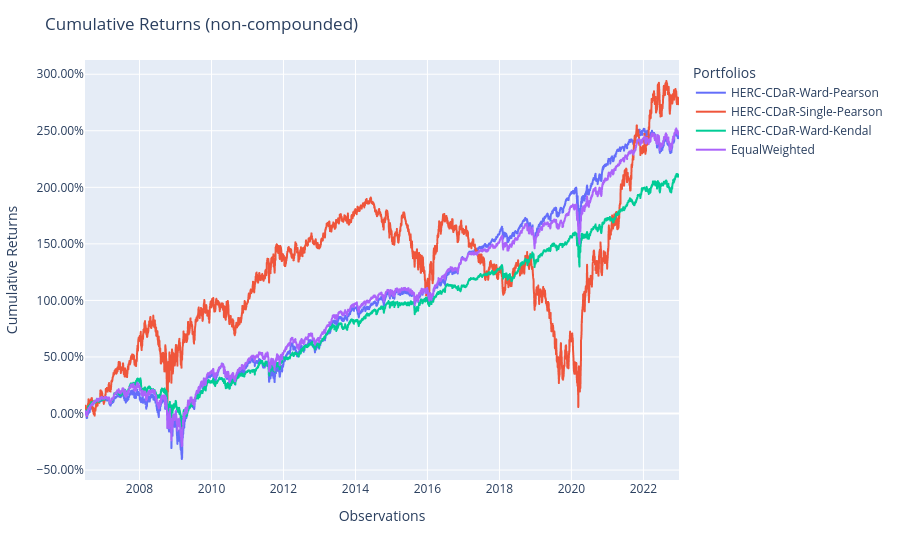

Notebook source saved alongside this figure:
### Code cell
population_test = Population([])
for model in [model1, model2, model3, bench]:
    population_test.append(model.predict(X_test))

population_test.plot_cumulative_returns()

### Figure 1 — Plotly figure (JSON) as saved in the notebook; plotly's stock layout.template omitted (floating-point values rounded to 4 significant figures; data arrays with more than 128 entries replaced by an {"elided": "..."} marker saying what was removed)
{"data": [{"hovertemplate": "variable=HERC-CDaR-Ward-Pearson<br>index=%{x}<br>value=%{y}<extra></extra>", "legendgroup": "HERC-CDaR-Ward-Pearson", "line": {"color": "#636efa", "dash": "solid"}, "marker": {"symbol": "circle"}, "mode": "lines", "name": "HERC-CDaR-Ward-Pearson", "showlegend": true, "type": "scattergl", "x": {"elided": "4156 str values"}, "xaxis": "x", "y": {"elided": "4156 float values"}, "yaxis": "y"}, {"hovertemplate": "variable=HERC-CDaR-Single-Pearson<br>index=%{x}<br>value=%{y}<extra></extra>", "legendgroup": "HERC-CDaR-Single-Pearson", "line": {"color": "#EF553B", "dash": "solid"}, "marker": {"symbol": "circle"}, "mode": "lines", "name": "HERC-CDaR-Single-Pearson", "showlegend": true, "type": "scattergl", "x": {"elided": "4156 str values"}, "xaxis": "x", "y": {"elided": "4156 float values"}, "yaxis": "y"}, {"hovertemplate": "variable=HERC-CDaR-Ward-Kendal<br>index=%{x}<br>value=%{y}<extra></extra>", "legendgroup": "HERC-CDaR-Ward-Kendal", "line": {"color": "#00cc96", "dash": "solid"}, "marker": {"symbol": "circle"}, "mode": "lines", "name": "HERC-CDaR-Ward-Kendal", "showlegend": true, "type": "scattergl", "x": {"elided": "4156 str values"}, "xaxis": "x", "y": {"elided": "4156 float values"}, "yaxis": "y"}, {"hovertemplate": "variable=EqualWeighted<br>index=%{x}<br>value=%{y}<extra></extra>", "legendgroup": "EqualWeighted", "line": {"color": "#ab63fa", "dash": "solid"}, "marker": {"symbol": "circle"}, "mode": "lines", "name": "EqualWeighted", "showlegend": true, "type": "scattergl", "x": {"elided": "4156 str values"}, "xaxis": "x", "y": {"elided": "4156 float values"}, "yaxis": "y"}], "layout": {"legend": {"title": {"text": "Portfolios"}, "tracegroupgap": 0}, "margin": {"t": 60}, "title": {"text": "Cumulative Returns (non-compounded)"}, "xaxis": {"anchor": "y", "domain": [0, 1], "title": {"text": "Observations"}}, "yaxis": {"anchor": "x", "domain": [0, 1], "tickformat": ".2%", "title": {"text": "Cumulative Returns"}}}}
